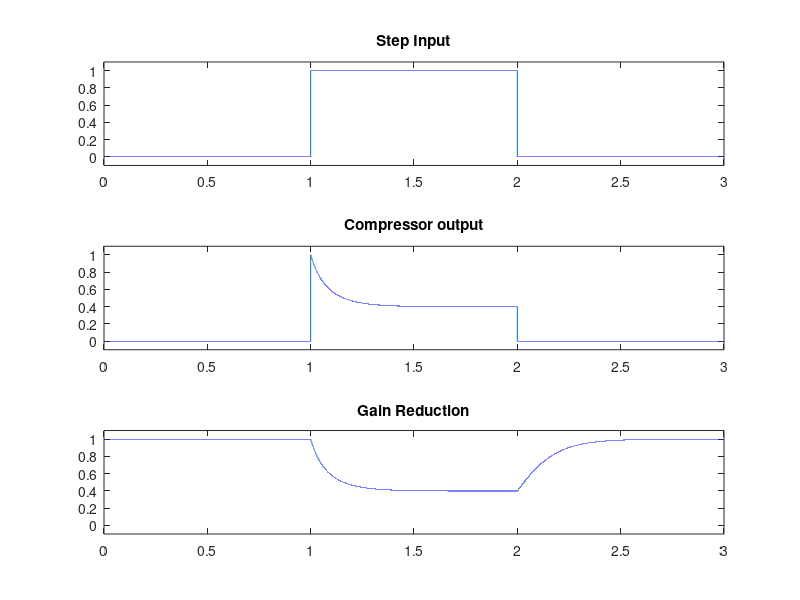

Reproduce this figure in MATLAB.
%% Basic compressor
% This script has been referenced and adapted from the basicComp.m example
% provided in Hack Audio by Eric Tarr.


% Step input signal
Fs = 48000;
Ts = 1/Fs;
x = [zeros(Fs,1); ones(Fs,1); zeros(Fs,1)];
N = length(x);

% Parameters for compressor
T = -12; % Compressor threshold in dBFS
R = 3; % Ratio for compression

responseTime = 0.25; % Time in seconds
alpha = exp(-log(9)/(Fs * responseTime));
gainSmoothPrev = 0; % Initalise smoothing of variable

y = zeros(N,1);
lin_A = zeros(N,1);
% Loop over each sample to see if it is above threshold
for n = 1:N
    %%%%% Calculations
    % Turn the input signal into a unipolar signal on the dB scale
    x_uni = abs(x(n,1));
    x_dB = 20*log10(x_uni/1);
    % Ensure there are no values of negative infinity
    if x_dB < -96
        x_dB = -96;
    end

    % Static characteristics
    if x_dB > T
        gainSC = T + (x_dB - T)/R; % perform downward compression
    else
        gainSC = x_dB; % bypass
    end

    gainChange_dB = gainSC - x_dB;

    % Smooth over the gainChange_dB to alter response time
    gainSmooth = ((1 - alpha) * gainChange_dB) + (alpha * gainSmoothPrev);

    % Convert to linear amplitude scalar
    lin_A(n,1) = 10^(gainSmooth/20);

    %%%%%% Apply linear amplitude from detection path to input sample
    y(n,1) = lin_A(n,1) * x(n,1);

    % Update gainSmoothPrev used in the next sample of the loop
    gainSmoothPrev = gainSmooth;

end


t = [0:N-1] * Ts; t = t(:);

subplot(3,1,1);
plot(t,x); title('Step Input'); axis([0 3 -0.1 1.1]);
subplot(3,1,2);
plot(t,y); title('Compressor output'); axis([0 3 -0.1 1.1]);
subplot(3,1,3);
plot(t,lin_A); title('Gain Reduction'); axis([0 3 -0.1 1.1]);
